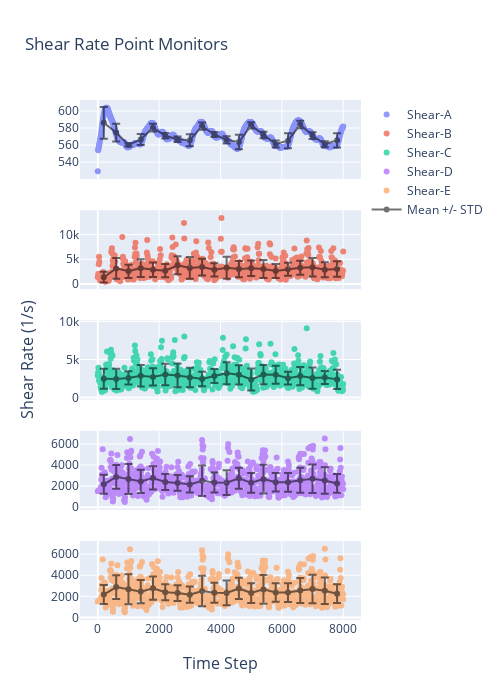
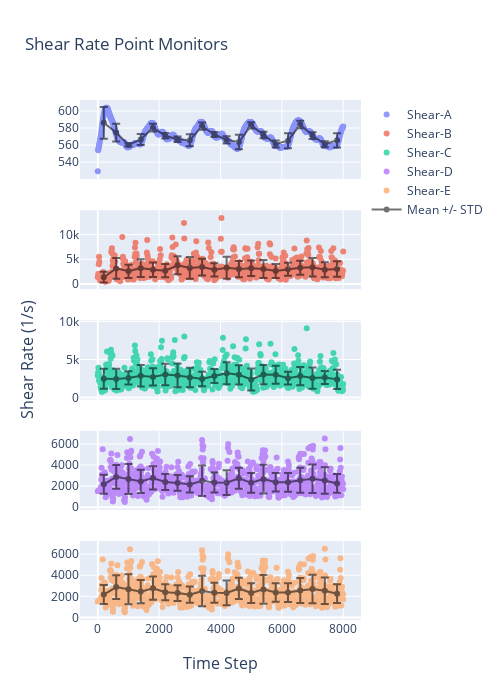

The notebook cell saved with these charts, in order:
### Code cell
color10_16 = ['#636EFA', '#EF553B', '#00CC96', '#AB63FA', '#FFA15A', '#19D3F3', '#FF6692', '#B6E880', '#FF97FF',
              '#FECB52']
fig = make_subplots(
    rows=5,
    cols=1,
    shared_xaxes=True,
    x_title="Time Step",
    y_title="Shear Rate (1/s)")
# subplot_titles=("Point A", "Quadrant 2"))

fig.add_trace(go.Scatter(x=residual_df['Time_Step'],
                         y=residual_df['point-shear-a'],
                         mode='markers',
                         opacity=scatter_opacity,
                         name='Shear-A',
                         line=dict(color=color10_16[0])),
              row=1, col=1)
fig.add_trace(go.Scatter(x=bin_df['bin_centres'],
                         y=bin_df['point-shear-a_bin_mean'],
                         mode='markers+lines',
                         name='Mean +/- STD',
                         line=dict(color='black'),
                         opacity=.55,
                         error_y_array=bin_df['point-shear-a_std'],
                         showlegend=False),
              row=1, col=1)

fig.add_trace(go.Scatter(x=residual_df['Time_Step'],
                         y=residual_df['point-shear-b'],
                         mode='markers',
                         opacity=scatter_opacity,
                         name='Shear-B',
                         line=dict(color=color10_16[1])),
              row=2, col=1)
fig.add_trace(go.Scatter(x=bin_df['bin_centres'],
                         y=bin_df['point-shear-b_bin_mean'],
                         mode='markers+lines',
                         name='Mean +/- STD',
                         line=dict(color='black'),
                         opacity=.55,
                         error_y_array=bin_df['point-shear-b_std'],
                         showlegend=False),
              row=2, col=1)


fig.add_trace(go.Scatter(x=residual_df['Time_Step'],
                         y=residual_df['point-shear-c'],
                         mode='markers',
                         opacity=scatter_opacity,
                         name='Shear-C',
                         line=dict(color=color10_16[2]),
                         showlegend=True),
              row=3, col=1)
fig.add_trace(go.Scatter(x=bin_df['bin_centres'],
                         y=bin_df['point-shear-c_bin_mean'],
                         mode='markers+lines',
                         name='Mean +/- STD',
                         line=dict(color='black'),
                         opacity=.55,
                         error_y_array=bin_df['point-shear-c_std'],
                         showlegend=False),
              row=3, col=1)

fig.add_trace(go.Scatter(x=residual_df['Time_Step'],
                         y=residual_df['point-shear-d'],
                         mode='markers',
                         opacity=scatter_opacity,
                         name='Shear-D',
                         line=dict(color=color10_16[3]),
                         showlegend=True),
              row=4, col=1)
fig.add_trace(go.Scatter(x=bin_df['bin_centres'],
                         y=bin_df['point-shear-d_bin_mean'],
                         mode='markers+lines',
                         name='Mean +/- STD',
                         line=dict(color='black'),
                         opacity=.55,
                         error_y_array=bin_df['point-shear-d_std'],
                         showlegend=False),
              row=4, col=1)

fig.add_trace(go.Scatter(x=residual_df['Time_Step'],
                         y=residual_df['point-shear-e'],
                         mode='markers',
                         opacity=scatter_opacity,
                         name='Shear-E',
                         line=dict(color=color10_16[4]),
                         showlegend=True),
              row=5, col=1)
fig.add_trace(go.Scatter(x=bin_df['bin_centres'],
                         y=bin_df['point-shear-e_bin_mean'],
                         mode='markers+lines',
                         name='Mean +/- STD',
                         line=dict(color='black'),
                         opacity=.55,
                         error_y_array=bin_df['point-shear-e_std'],
                         showlegend=True),
              row=5, col=1)

fig.update_layout(height=700, width=500,
                  title_text="Shear Rate Point Monitors")

fig.show()

### Figure 1 — Plotly figure (JSON) as saved in the notebook; plotly's stock layout.template omitted (floating-point values rounded to 4 significant figures; data arrays with more than 128 entries replaced by an {"elided": "..."} marker saying what was removed)
{"data": [{"line": {"color": "#636EFA"}, "mode": "markers", "name": "Shear-A", "opacity": 0.7, "type": "scatter", "x": {"elided": "801 int values"}, "xaxis": "x", "y": {"elided": "801 float values"}, "yaxis": "y"}, {"error_y": {"array": [18.69, 10.46, 1.926, 6.322, 4.569, 3.201, 3.227, 7.0, 4.235, 2.883, 4.365, 8.419, 3.579, 3.774, 4.209, 8.851, 4.478, 3.923, 3.611, 8.411]}, "line": {"color": "black"}, "mode": "markers+lines", "name": "Mean +/- STD", "opacity": 0.55, "showlegend": false, "type": "scatter", "x": [196.0, 600.0, 1000.0, 1400.0, 1800.0, 2200.0, 2600.0, 3000.0, 3400.0, 3800.0, 4200.0, 4600.0, 5000.0, 5400.0, 5800.0, 6200.0, 6600.0, 7000.0, 7400.0, 7800.0], "xaxis": "x", "y": [586.1, 574.6, 560.2, 566.5, 580.3, 570.8, 566.7, 565.8, 582.1, 572.4, 566.1, 563.6, 583.1, 571.7, 561.2, 565.1, 584.1, 571.2, 561.0, 565.6], "yaxis": "y"}, {"line": {"color": "#EF553B"}, "mode": "markers", "name": "Shear-B", "opacity": 0.7, "type": "scatter", "x": {"elided": "801 int values"}, "xaxis": "x2", "y": {"elided": "801 float values"}, "yaxis": "y2"}, {"error_y": {"array": [1090.0, 2088.0, 1333.0, 1777.0, 1486.0, 1362.0, 1810.0, 2194.0, 1711.0, 1335.0, 2233.0, 1665.0, 1573.0, 1836.0, 1408.0, 1317.0, 1419.0, 1877.0, 1513.0, 1574.0]}, "line": {"color": "black"}, "mode": "markers+lines", "name": "Mean +/- STD", "opacity": 0.55, "showlegend": false, "type": "scatter", "x": [196.0, 600.0, 1000.0, 1400.0, 1800.0, 2200.0, 2600.0, 3000.0, 3400.0, 3800.0, 4200.0, 4600.0, 5000.0, 5400.0, 5800.0, 6200.0, 6600.0, 7000.0, 7400.0, 7800.0], "xaxis": "x2", "y": [1358.0, 3145.0, 2547.0, 3198.0, 2870.0, 2686.0, 3772.0, 3248.0, 3411.0, 2849.0, 3256.0, 2999.0, 3154.0, 3017.0, 2624.0, 2969.0, 3258.0, 3381.0, 2870.0, 3000.0], "yaxis": "y2"}, {"line": {"color": "#00CC96"}, "mode": "markers", "name": "Shear-C", "opacity": 0.7, "showlegend": true, "type": "scatter", "x": {"elided": "801 int values"}, "xaxis": "x3", "y": {"elided": "801 float values"}, "yaxis": "y3"}, {"error_y": {"array": [1326.0, 1329.0, 875.4, 1416.0, 1127.0, 1428.0, 1562.0, 1278.0, 954.0, 934.3, 1441.0, 1267.0, 1465.0, 1282.0, 1176.0, 834.5, 1203.0, 1412.0, 868.1, 1259.0]}, "line": {"color": "black"}, "mode": "markers+lines", "name": "Mean +/- STD", "opacity": 0.55, "showlegend": false, "type": "scatter", "x": [196.0, 600.0, 1000.0, 1400.0, 1800.0, 2200.0, 2600.0, 3000.0, 3400.0, 3800.0, 4200.0, 4600.0, 5000.0, 5400.0, 5800.0, 6200.0, 6600.0, 7000.0, 7400.0, 7800.0], "xaxis": "x3", "y": [2450.0, 2437.0, 2561.0, 2858.0, 2704.0, 3019.0, 2900.0, 2631.0, 2437.0, 2821.0, 3180.0, 2974.0, 2358.0, 3005.0, 2987.0, 2537.0, 2811.0, 2545.0, 2624.0, 2376.0], "yaxis": "y3"}, {"line": {"color": "#AB63FA"}, "mode": "markers", "name": "Shear-D", "opacity": 0.7, "showlegend": true, "type": "scatter", "x": {"elided": "801 int values"}, "xaxis": "x4", "y": {"elided": "801 float values"}, "yaxis": "y4"}, {"error_y": {"array": [898.1, 1132.0, 1418.0, 1112.0, 1108.0, 764.2, 739.7, 770.3, 1451.0, 953.0, 1178.0, 1004.0, 932.3, 1363.0, 871.6, 883.1, 1181.0, 1360.0, 1252.0, 894.1]}, "line": {"color": "black"}, "mode": "markers+lines", "name": "Mean +/- STD", "opacity": 0.55, "showlegend": false, "type": "scatter", "x": [196.0, 600.0, 1000.0, 1400.0, 1800.0, 2200.0, 2600.0, 3000.0, 3400.0, 3800.0, 4200.0, 4600.0, 5000.0, 5400.0, 5800.0, 6200.0, 6600.0, 7000.0, 7400.0, 7800.0], "xaxis": "x4", "y": [2168.0, 2874.0, 2667.0, 2446.0, 2772.0, 2389.0, 2304.0, 2152.0, 2511.0, 2341.0, 2326.0, 2748.0, 2309.0, 2658.0, 2364.0, 2355.0, 2555.0, 2693.0, 2528.0, 2251.0], "yaxis": "y4"}, {"line": {"color": "#FFA15A"}, "mode": "markers", "name": "Shear-E", "opacity": 0.7, "showlegend": true, "type": "scatter", "x": {"elided": "801 int values"}, "xaxis": "x5", "y": {"elided": "801 float values"}, "yaxis": "y5"}, {"error_y": {"array": [898.1, 1132.0, 1418.0, 1112.0, 1108.0, 764.2, 739.7, 770.3, 1451.0, 953.0, 1178.0, 1004.0, 932.3, 1363.0, 871.6, 883.1, 1181.0, 1360.0, 1252.0, 894.1]}, "line": {"color": "black"}, "mode": "markers+lines", "name": "Mean +/- STD", "opacity": 0.55, "showlegend": true, "type": "scatter", "x": [196.0, 600.0, 1000.0, 1400.0, 1800.0, 2200.0, 2600.0, 3000.0, 3400.0, 3800.0, 4200.0, 4600.0, 5000.0, 5400.0, 5800.0, 6200.0, 6600.0, 7000.0, 7400.0, 7800.0], "xaxis": "x5", "y": [2168.0, 2874.0, 2667.0, 2446.0, 2772.0, 2389.0, 2304.0, 2152.0, 2511.0, 2341.0, 2326.0, 2748.0, 2309.0, 2658.0, 2364.0, 2355.0, 2555.0, 2693.0, 2528.0, 2251.0], "yaxis": "y5"}], "layout": {"annotations": [{"font": {"size": 16}, "showarrow": false, "text": "Time Step", "x": 0.5, "xanchor": "center", "xref": "paper", "y": 0, "yanchor": "top", "yref": "paper", "yshift": -30}, {"font": {"size": 16}, "showarrow": false, "text": "Shear Rate (1/s)", "textangle": -90, "x": 0, "xanchor": "right", "xref": "paper", "xshift": -40, "y": 0.5, "yanchor": "middle", "yref": "paper"}], "height": 700, "title": {"text": "Shear Rate Point Monitors"}, "width": 500, "xaxis": {"anchor": "y", "domain": [0.0, 1.0], "matches": "x5", "showticklabels": false}, "xaxis2": {"anchor": "y2", "domain": [0.0, 1.0], "matches": "x5", "showticklabels": false}, "xaxis3": {"anchor": "y3", "domain": [0.0, 1.0], "matches": "x5", "showticklabels": false}, "xaxis4": {"anchor": "y4", "domain": [0.0, 1.0], "matches": "x5", "showticklabels": false}, "xaxis5": {"anchor": "y5", "domain": [0.0, 1.0]}, "yaxis": {"anchor": "x", "domain": [0.848, 1.0]}, "yaxis2": {"anchor": "x2", "domain": [0.636, 0.788]}, "yaxis3": {"anchor": "x3", "domain": [0.424, 0.576]}, "yaxis4": {"anchor": "x4", "domain": [0.212, 0.364]}, "yaxis5": {"anchor": "x5", "domain": [0.0, 0.152]}}}

### Figure 2 — Plotly figure (JSON) as saved in the notebook; plotly's stock layout.template omitted (floating-point values rounded to 4 significant figures; data arrays with more than 128 entries replaced by an {"elided": "..."} marker saying what was removed)
{"data": [{"line": {"color": "#636EFA"}, "mode": "markers", "name": "Shear-A", "opacity": 0.7, "type": "scatter", "x": {"elided": "801 int values"}, "xaxis": "x", "y": {"elided": "801 float values"}, "yaxis": "y"}, {"error_y": {"array": [18.69, 10.46, 1.926, 6.322, 4.569, 3.201, 3.227, 7.0, 4.235, 2.883, 4.365, 8.419, 3.579, 3.774, 4.209, 8.851, 4.478, 3.923, 3.611, 8.411]}, "line": {"color": "black"}, "mode": "markers+lines", "name": "Mean +/- STD", "opacity": 0.55, "showlegend": false, "type": "scatter", "x": [196.0, 600.0, 1000.0, 1400.0, 1800.0, 2200.0, 2600.0, 3000.0, 3400.0, 3800.0, 4200.0, 4600.0, 5000.0, 5400.0, 5800.0, 6200.0, 6600.0, 7000.0, 7400.0, 7800.0], "xaxis": "x", "y": [586.1, 574.6, 560.2, 566.5, 580.3, 570.8, 566.7, 565.8, 582.1, 572.4, 566.1, 563.6, 583.1, 571.7, 561.2, 565.1, 584.1, 571.2, 561.0, 565.6], "yaxis": "y"}, {"line": {"color": "#EF553B"}, "mode": "markers", "name": "Shear-B", "opacity": 0.7, "type": "scatter", "x": {"elided": "801 int values"}, "xaxis": "x2", "y": {"elided": "801 float values"}, "yaxis": "y2"}, {"error_y": {"array": [1090.0, 2088.0, 1333.0, 1777.0, 1486.0, 1362.0, 1810.0, 2194.0, 1711.0, 1335.0, 2233.0, 1665.0, 1573.0, 1836.0, 1408.0, 1317.0, 1419.0, 1877.0, 1513.0, 1574.0]}, "line": {"color": "black"}, "mode": "markers+lines", "name": "Mean +/- STD", "opacity": 0.55, "showlegend": false, "type": "scatter", "x": [196.0, 600.0, 1000.0, 1400.0, 1800.0, 2200.0, 2600.0, 3000.0, 3400.0, 3800.0, 4200.0, 4600.0, 5000.0, 5400.0, 5800.0, 6200.0, 6600.0, 7000.0, 7400.0, 7800.0], "xaxis": "x2", "y": [1358.0, 3145.0, 2547.0, 3198.0, 2870.0, 2686.0, 3772.0, 3248.0, 3411.0, 2849.0, 3256.0, 2999.0, 3154.0, 3017.0, 2624.0, 2969.0, 3258.0, 3381.0, 2870.0, 3000.0], "yaxis": "y2"}, {"line": {"color": "#00CC96"}, "mode": "markers", "name": "Shear-C", "opacity": 0.7, "showlegend": true, "type": "scatter", "x": {"elided": "801 int values"}, "xaxis": "x3", "y": {"elided": "801 float values"}, "yaxis": "y3"}, {"error_y": {"array": [1326.0, 1329.0, 875.4, 1416.0, 1127.0, 1428.0, 1562.0, 1278.0, 954.0, 934.3, 1441.0, 1267.0, 1465.0, 1282.0, 1176.0, 834.5, 1203.0, 1412.0, 868.1, 1259.0]}, "line": {"color": "black"}, "mode": "markers+lines", "name": "Mean +/- STD", "opacity": 0.55, "showlegend": false, "type": "scatter", "x": [196.0, 600.0, 1000.0, 1400.0, 1800.0, 2200.0, 2600.0, 3000.0, 3400.0, 3800.0, 4200.0, 4600.0, 5000.0, 5400.0, 5800.0, 6200.0, 6600.0, 7000.0, 7400.0, 7800.0], "xaxis": "x3", "y": [2450.0, 2437.0, 2561.0, 2858.0, 2704.0, 3019.0, 2900.0, 2631.0, 2437.0, 2821.0, 3180.0, 2974.0, 2358.0, 3005.0, 2987.0, 2537.0, 2811.0, 2545.0, 2624.0, 2376.0], "yaxis": "y3"}, {"line": {"color": "#AB63FA"}, "mode": "markers", "name": "Shear-D", "opacity": 0.7, "showlegend": true, "type": "scatter", "x": {"elided": "801 int values"}, "xaxis": "x4", "y": {"elided": "801 float values"}, "yaxis": "y4"}, {"error_y": {"array": [898.1, 1132.0, 1418.0, 1112.0, 1108.0, 764.2, 739.7, 770.3, 1451.0, 953.0, 1178.0, 1004.0, 932.3, 1363.0, 871.6, 883.1, 1181.0, 1360.0, 1252.0, 894.1]}, "line": {"color": "black"}, "mode": "markers+lines", "name": "Mean +/- STD", "opacity": 0.55, "showlegend": false, "type": "scatter", "x": [196.0, 600.0, 1000.0, 1400.0, 1800.0, 2200.0, 2600.0, 3000.0, 3400.0, 3800.0, 4200.0, 4600.0, 5000.0, 5400.0, 5800.0, 6200.0, 6600.0, 7000.0, 7400.0, 7800.0], "xaxis": "x4", "y": [2168.0, 2874.0, 2667.0, 2446.0, 2772.0, 2389.0, 2304.0, 2152.0, 2511.0, 2341.0, 2326.0, 2748.0, 2309.0, 2658.0, 2364.0, 2355.0, 2555.0, 2693.0, 2528.0, 2251.0], "yaxis": "y4"}, {"line": {"color": "#FFA15A"}, "mode": "markers", "name": "Shear-E", "opacity": 0.7, "showlegend": true, "type": "scatter", "x": {"elided": "801 int values"}, "xaxis": "x5", "y": {"elided": "801 float values"}, "yaxis": "y5"}, {"error_y": {"array": [898.1, 1132.0, 1418.0, 1112.0, 1108.0, 764.2, 739.7, 770.3, 1451.0, 953.0, 1178.0, 1004.0, 932.3, 1363.0, 871.6, 883.1, 1181.0, 1360.0, 1252.0, 894.1]}, "line": {"color": "black"}, "mode": "markers+lines", "name": "Mean +/- STD", "opacity": 0.55, "showlegend": true, "type": "scatter", "x": [196.0, 600.0, 1000.0, 1400.0, 1800.0, 2200.0, 2600.0, 3000.0, 3400.0, 3800.0, 4200.0, 4600.0, 5000.0, 5400.0, 5800.0, 6200.0, 6600.0, 7000.0, 7400.0, 7800.0], "xaxis": "x5", "y": [2168.0, 2874.0, 2667.0, 2446.0, 2772.0, 2389.0, 2304.0, 2152.0, 2511.0, 2341.0, 2326.0, 2748.0, 2309.0, 2658.0, 2364.0, 2355.0, 2555.0, 2693.0, 2528.0, 2251.0], "yaxis": "y5"}], "layout": {"annotations": [{"font": {"size": 16}, "showarrow": false, "text": "Time Step", "x": 0.5, "xanchor": "center", "xref": "paper", "y": 0, "yanchor": "top", "yref": "paper", "yshift": -30}, {"font": {"size": 16}, "showarrow": false, "text": "Shear Rate (1/s)", "textangle": -90, "x": 0, "xanchor": "right", "xref": "paper", "xshift": -40, "y": 0.5, "yanchor": "middle", "yref": "paper"}], "height": 700, "title": {"text": "Shear Rate Point Monitors"}, "width": 500, "xaxis": {"anchor": "y", "domain": [0.0, 1.0], "matches": "x5", "showticklabels": false}, "xaxis2": {"anchor": "y2", "domain": [0.0, 1.0], "matches": "x5", "showticklabels": false}, "xaxis3": {"anchor": "y3", "domain": [0.0, 1.0], "matches": "x5", "showticklabels": false}, "xaxis4": {"anchor": "y4", "domain": [0.0, 1.0], "matches": "x5", "showticklabels": false}, "xaxis5": {"anchor": "y5", "domain": [0.0, 1.0]}, "yaxis": {"anchor": "x", "domain": [0.848, 1.0]}, "yaxis2": {"anchor": "x2", "domain": [0.636, 0.788]}, "yaxis3": {"anchor": "x3", "domain": [0.424, 0.576]}, "yaxis4": {"anchor": "x4", "domain": [0.212, 0.364]}, "yaxis5": {"anchor": "x5", "domain": [0.0, 0.152]}}}
